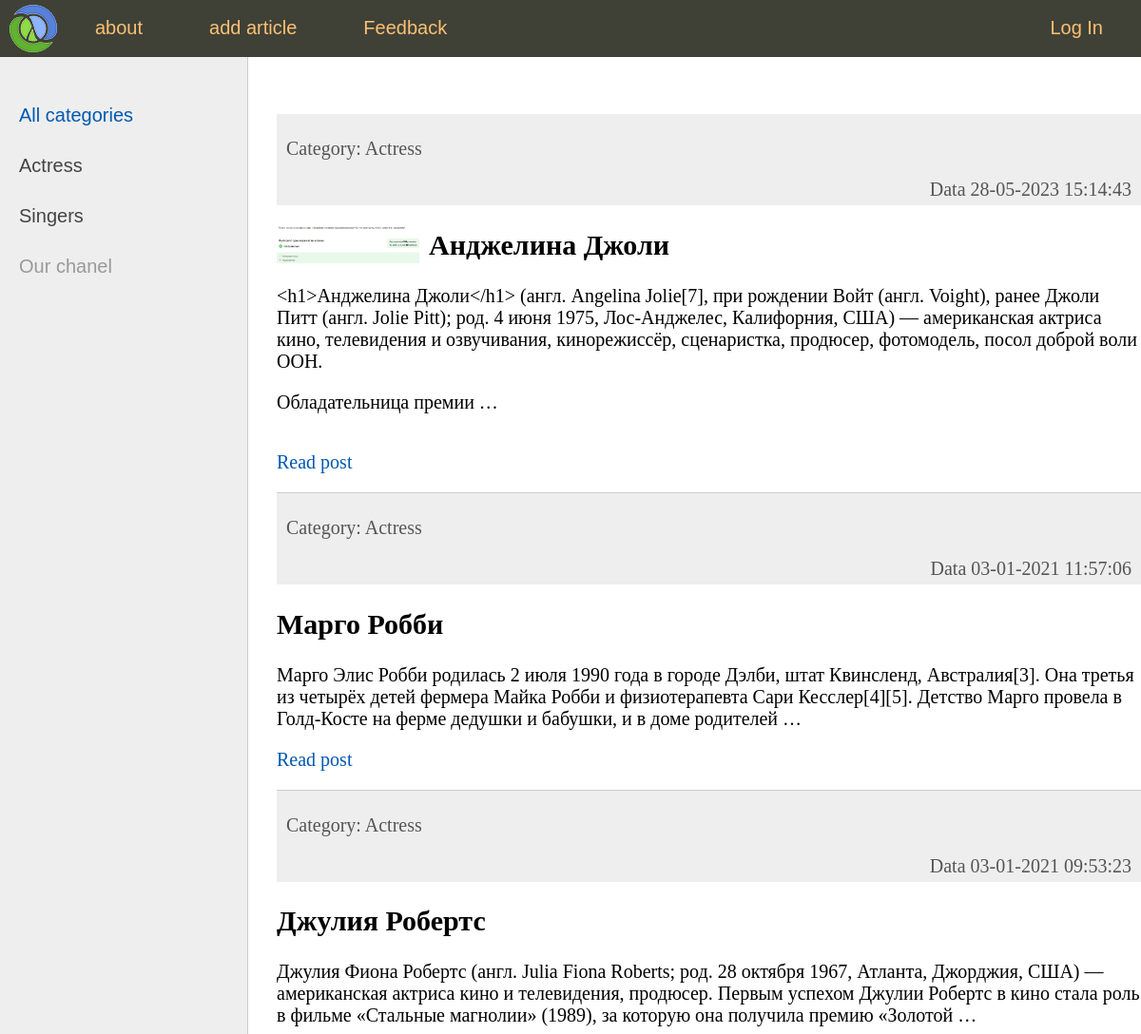
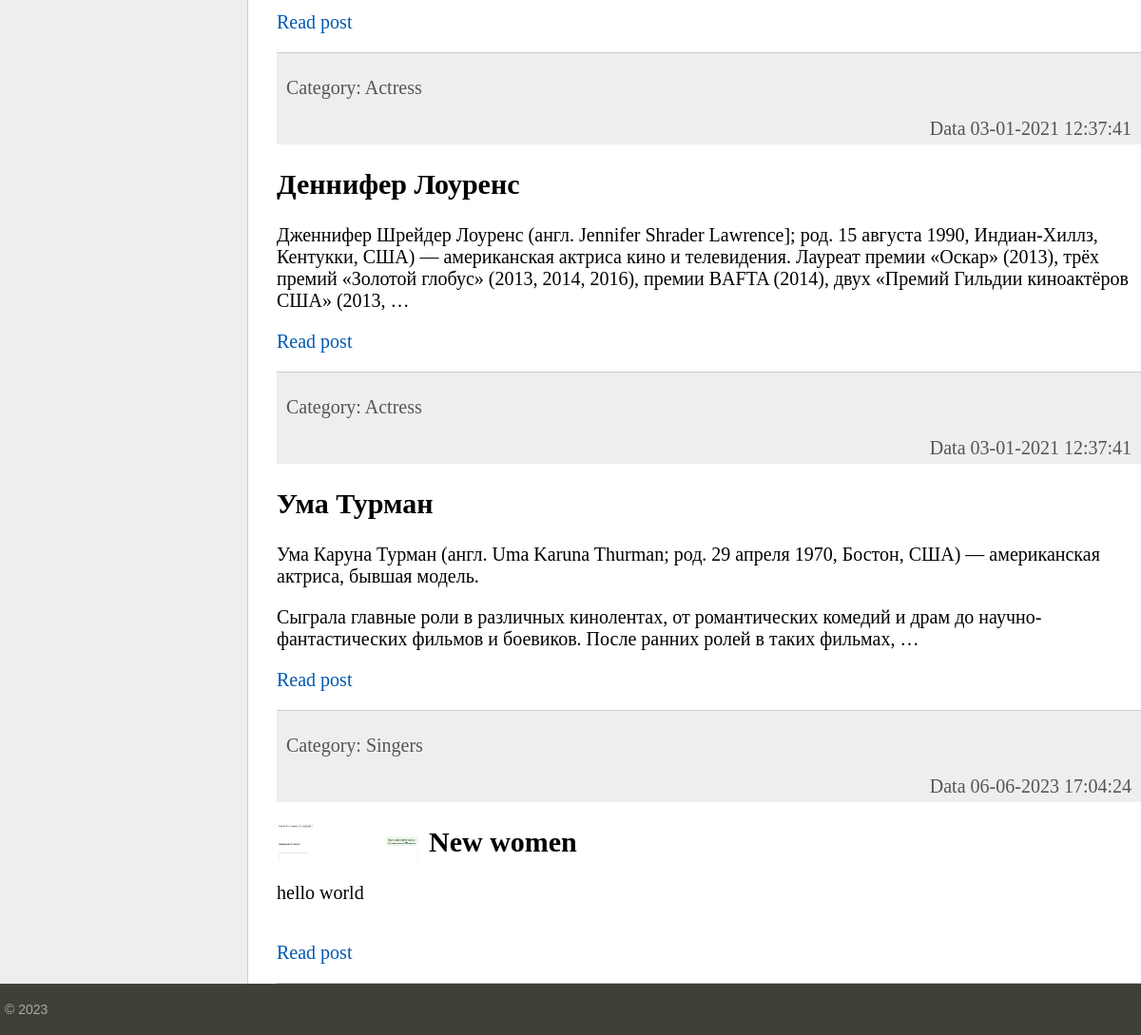
The page / on the database its author committed (2 pictures, top to bottom).
### women/models.py (models this page shows, shortened)
class Category(models.Model):
    name = models.CharField(max_length=100, db_index=True)
    def __str__(self):
        return self.name
    def get_absolute_url(self):
        return reverse('category', kwargs={'cat_id':self.pk})

class Women(models.Model):
    title = models.CharField(max_length=255)
    content = models.TextField(blank=True)
    photo = models.ImageField(upload_to='photos/%Y/%m/%d/')
    time_create = models.DateTimeField(auto_now_add=True)
    time_update = models.DateTimeField(auto_now=True)
    is_published = models.BooleanField(default=True)
    cat = models.ForeignKey('Category', on_delete=models.PROTECT, null=True)
    def get_absolute_url(self):
        return reverse('post', kwargs={'post_id':self.pk})
    class Meta:
        verbose_name = 'Popular women'
        ordering = ['time_create', 'title']

### women/views.py (the view)
# urls.py: path('', index , name='home'),
def index(request):
    print(request.GET)
    posts = Women.objects.all()
    context = {
        'posts': posts,
        'menu': menu,
        'title': 'Main page',
        'cat_selected':0,
    }
    return render(request, 'women/index.html', context=context)

### women/templatetags/women_tags.py (called while the page is built)
@register.inclusion_tag('women/list_categories.html')
def show_categories(sort=None, cat_selected=0):
    if not sort:
        cats = Category.objects.all()
    else:
        cats = Category.objects.order_by(sort)
    return {'cats': cats, 'cat_selected': cat_selected}

### women/templates/women/index.html (shortened to what this page needs)
{% extends 'women/base.html' %}
{% block content %}
<ul class="list-articles">
        {% for i in posts %}
        <li>
            <div class="article-panel">
                <p class="'first">Category: {{ i.cat }}</p>
                <p class="last" >Data {{ i.time_update|date:"d-m-Y H:i:s" }}</p>
            </div>
            {% if i.photo %}
            <p><img class="img-article-left thumb" src="{{ i.photo.url }}" ></p>
            {% endif %}
            <h2>{{ i.title }}</h2>
            {% autoescape on %}
            {{ i.content|linebreaks|truncatewords:40 }}
            {% endautoescape %}
            <p class="'link-read-post"><a href="{{ i.get_absolute_url }}">Read post</a></p>
        </li>
        {% endfor %}
    </ul>
{% endblock %}

### women/templates/women/base.html (shortened to what this page needs)
{% load static %}
{% load women_tags %}
<!DOCTYPE html>
<html lang="en">
<head>
    <link type="text/css" href="{% static 'women/css/style.css' %}"
                            rel="stylesheet" >
</head>
<body>
    <table class="table-page" border=0 cellpadding=0 cellspacing=0 >
        <tr> <td valign="top">
            {% block mainmenu %}
                <div class="header">
                    <ul id="mainmenu" class="mainmenu">
                        <li class="logo"><a href=" {% url 'home' %}"><div class="logo"></div></a></li>
                {% for m in menu %}
                    {% if not forloop.last %}
                    <li><a href="{% url m.url_name %}">{{ m.title }}</a></li>
                    {% else %}
                    <li class="last"><a href="#">{{ m.title }}</a></li>
                    {% endif %}
                {% endfor %}
                </ul>
                </div>
            {% endblock mainmenu %}
    <table class="table-content" border=0 cellpadding=0 cellspacing=0>
    <tr>
        <td valign="top" class="left-chapters">
            <ul id="leftchapters">
                {% if cat_selected == 0 %}
                <li class="selected">All categories</li>
                {% else %}
                <li><a href="{% url 'home' %}">All categories</a></li>
                {% endif %}
                {% show_categories 'name' cat_selected %}
                <li class="share-yt">
                <p>Our chanel</p>
                <a class="share-yt" href="#"></a></li>
            </ul>
        </td>
        <td valign="'top" class="'content">
            <div class="content-text">
                {% block content %}
                {% endblock %}
            </div>
        </td></tr></table>
        </td></tr>
        <tr><td valign="top">
            <div id="footer">
                <p>&copy  2023</p>
            </div>
        </td></tr>
    </table>
</body>
</html>

### women/templates/women/list_categories.html
{% for c in cats %}
                    {% if c.pk == cat_selected %}
                <li class="selected" >{{ c.name }}</li>
                    {% else %}
                <li><a href="{{ c.get_absolute_url }}">{{ c.name }}</a></li>
                {% endif %}
                {% endfor %}

### women/static/women/css/style.css (style rules this page uses)
html, body { font-family: 'Arial'; margin: 0; padding: 0; height: 100%; width: 100%; color: #444; }
a { color: #0059b2; text-decoration: none; }
img { max-width: 600px; height: auto; }
img.img-article-left { max-width: 300px; height: auto; float: left; padding: 0 10px 10px 0; }
img.img-article-left.thumb { max-width: 150px; height: auto; }
div.article-panel { background: #eee; padding: 5px 10px 5px 10px; box-sizing: border-box; overflow: hidden; color: #555; }
div.article-panel p.last { margin: 0; float: right; }
ul.list-articles { list-style: none; margin: 0; padding: 0; }
ul.list-articles li { border-bottom: 1px solid #ccc; }
.table-page { width: 100%; height: 100%; vertical-align: top; }
.table-page tr { height: 100%; }
.header { background: #3F4137; height: 60px; }
.logo { background: url('../images/logo.png') no-repeat 10px 5px; width: 70px; height: 60px; }
ul.mainmenu { list-style: none; margin: 0; padding: 0; height: 60px; color: #fdc073; font-size: 20px; overflow: hidden; }
ul.mainmenu li { float: left; margin: 18px 40px 0 30px; }
ul.mainmenu li.logo { margin: 0; }
ul.mainmenu li.last { float: right; }
ul.mainmenu li a { color: #fdc073; text-decoration: none; }
.table-content { width: 100%; min-height: 100%; height: 100%; }
.left-chapters { margin: 0; background: #eee; border-right: 1px solid #ccc; min-height: 100%; }
.left-chapters ul { width: 230px; min-height: 100%; margin: 0; padding: 20px 10px 10px 20px; list-style: none; font-size: 20px; }
.left-chapters ul li { margin: 30px 0 0 0; color: #999; }
.left-chapters ul li.selected { color: #0059b2; }
.left-chapters ul li a { color: #444; text-decoration: none; }
.content-text { margin: 60px 0 0 30px; color: #000; font-size: 20px; font-family: Yandex Sans Display Light; }
#footer { box-sizing: border-box; background: #3F4137; padding: 5px; color: #aaa; font-size: 14px; font-family: Verdana, Geneva, Arial, Helvetica; text-align: left; overflow: hidden; }

### rows shown on the page
Category: name "Actress"
Category: name "Singers"
Women: cat "Actress", time_update "28-05-2023 15:14:43", photo (picture), title "Анджелина Джоли", content "<h1>Анджелина Джоли</h1> (англ. Angelina Jolie[7], при рождении Войт (англ. Voight), ранее Джоли Питт (англ. Jolie Pitt); род. 4 июня 1975, Лос-Анджелес, Калифорния, США) — американская актриса кино, телевидения и озвучивания, кинорежиссёр, сценаристка, продюсер, фотомодель, посол доброй воли ООН. Обладательница премии …"
Women: cat "Actress", time_update "03-01-2021 11:57:06", title "Марго Робби", content "Марго Элис Робби родилась 2 июля 1990 года в городе Дэлби, штат Квинсленд, Австралия[3]. Она третья из четырёх детей фермера Майка Робби и физиотерапевта Сари Кесслер[4][5]. Детство Марго провела в Голд-Косте на ферме дедушки и бабушки, и в доме родителей …"
Women: cat "Actress", time_update "03-01-2021 09:53:23", title "Джулия Робертс", content "Джулия Фиона Робертс (англ. Julia Fiona Roberts; род. 28 октября 1967, Атланта, Джорджия, США) — американская актриса кино и телевидения, продюсер. Первым успехом Джулии Робертс в кино стала роль в фильме «Стальные магнолии» (1989), за которую она получила премию «Золотой …"
Women: cat "Actress", time_update "03-01-2021 12:37:41", title "Деннифер Лоуренс", content "Дженнифер Шрейдер Лоуренс (англ. Jennifer Shrader Lawrence]; род. 15 августа 1990, Индиан-Хиллз, Кентукки, США) — американская актриса кино и телевидения. Лауреат премии «Оскар» (2013), трёх премий «Золотой глобус» (2013, 2014, 2016), премии BAFTA (2014), двух «Премий Гильдии киноактёров США» (2013, …"
Women: cat "Actress", time_update "03-01-2021 12:37:41", title "Ума Турман", content "Ума Каруна Турман (англ. Uma Karuna Thurman; род. 29 апреля 1970, Бостон, США) — американская актриса, бывшая модель. Сыграла главные роли в различных кинолентах, от романтических комедий и драм до научно-фантастических фильмов и боевиков. После ранних ролей в таких фильмах, …"
Women: cat "Singers", time_update "06-06-2023 17:04:24", photo (picture), title "New women", content "hello world"

### other values the page prints
{{ m.title }} "about" "add article" "Feedback"
{{ m.title }} "Log In"
